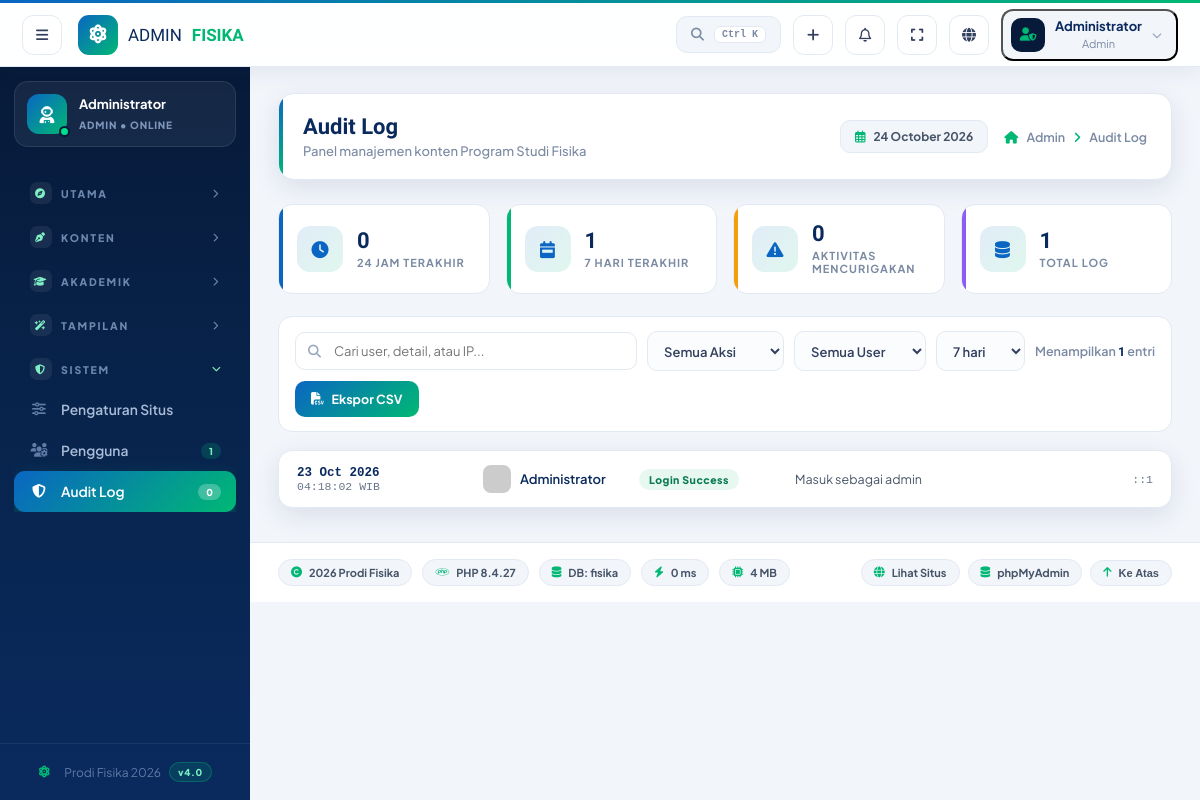
Screenshot of /admin/logs.php (signed in) with the database file from the repository.
### tables this page shows
CREATE TABLE `admin_logs` (
  `id` int(11) NOT NULL,
  `user_id` int(11) NOT NULL DEFAULT '0',
  `user_name` varchar(100) NOT NULL DEFAULT 'tamu',
  `action` varchar(60) NOT NULL,
  `detail` varchar(500) NOT NULL DEFAULT '',
  `ip` varchar(45) NOT NULL DEFAULT '',
  `ua` varchar(255) NOT NULL DEFAULT '',
  `created_at` timestamp NULL DEFAULT CURRENT_TIMESTAMP
);

### config/config.php (called while the page is built, shortened)
<?php
function q(mysqli $conn, string $sql): array {
    try {
        $r = $conn->query($sql);
        return $r ? $r->fetch_all(MYSQLI_ASSOC) : [];
    } catch (Throwable $e) {
        if (ENVIRONMENT === 'development') {
            error_log('Query error: ' . $e->getMessage() . ' | SQL: ' . $sql);
        }
        return [];
    }
}
function q1(mysqli $conn, string $sql): ?array {
    return q($conn, $sql)[0] ?? null;
}
function qp(mysqli $conn, string $sql, string $types = '', array $params = []): array {
    try {
        $stmt = $conn->prepare($sql);
        if ($params !== []) $stmt->bind_param($types, ...$params);
        $stmt->execute();
        $r = $stmt->get_result();
        return $r ? $r->fetch_all(MYSQLI_ASSOC) : [];
    } catch (Throwable $e) {
        if (ENVIRONMENT === 'development') {
            error_log('Prepared query error: ' . $e->getMessage() . ' | SQL: ' . $sql);
        }
        return [];
    }
}
function e($v): string { return htmlspecialchars((string)$v, ENT_QUOTES, 'UTF-8'); }

### admin/logs.php (the view, shortened to what this page needs)
<?php
require_once __DIR__ . '/../config/config.php';
$fQ    = trim($_GET['q'] ?? '');
$fAct  = trim($_GET['act'] ?? '');
$fUser = trim($_GET['user'] ?? '');
$fDays = (int)($_GET['days'] ?? 7);
$per   = 25;
$page  = max(1, (int)($_GET['hal'] ?? 1));
$off   = ($page - 1) * $per;
$where = " WHERE created_at >= (NOW() - INTERVAL ? DAY)"; $params = [$fDays]; $types = 'i';
$total = (int)(qp($conn, "SELECT COUNT(*) AS c FROM admin_logs$where", $types, $params)[0]['c'] ?? 0);
$list  = qp($conn, "SELECT * FROM admin_logs$where ORDER BY created_at DESC LIMIT ? OFFSET ?", $types.'ii', array_merge($params, [$per,$off]));
require_once __DIR__ . '/includes/header.php';
?>
<?php
$stat24h = (int)(q1($conn, "SELECT COUNT(*) AS c FROM admin_logs WHERE created_at >= (NOW() - INTERVAL 1 DAY)")['c'] ?? 0);
$stat7d  = (int)(q1($conn, "SELECT COUNT(*) AS c FROM admin_logs WHERE created_at >= (NOW() - INTERVAL 7 DAY)")['c'] ?? 0);
$statFail= (int)(q1($conn, "SELECT COUNT(*) AS c FROM admin_logs WHERE action IN ('login_failed','login_throttled','unauth_access')")['c'] ?? 0);
$statTotal = (int)(q1($conn, "SELECT COUNT(*) AS c FROM admin_logs")['c'] ?? 0);
?>
<div class="alg-hero">
  <div class="alg-card c1"><span class="ic"><i class="fa-solid fa-clock"></i></span><div><b><?= $stat24h ?></b><small>24 Jam Terakhir</small></div></div>
  <div class="alg-card c2"><span class="ic"><i class="fa-solid fa-calendar-week"></i></span><div><b><?= $stat7d ?></b><small>7 Hari Terakhir</small></div></div>
  <div class="alg-card c3"><span class="ic"><i class="fa-solid fa-triangle-exclamation"></i></span><div><b><?= $statFail ?></b><small>Aktivitas Mencurigakan</small></div></div>
  <div class="alg-card c4"><span class="ic"><i class="fa-solid fa-database"></i></span><div><b><?= number_format($statTotal) ?></b><small>Total Log</small></div></div>
</div>
<form class="alg-filter" method="get">
  <div class="alg-search">
    <i class="fa-solid fa-magnifying-glass"></i>
    <input type="text" name="q" value="<?= e($fQ) ?>" placeholder="Cari user, detail, atau IP...">
  </div>
  <select name="act" class="alg-select">
    <option value="">Semua Aksi</option>
  </select>
  <select name="user" class="alg-select">
    <option value="">Semua User</option>
  </select>
  <select name="days" class="alg-select" onchange="this.form.submit()">
    <option value="7"  <?= $fDays===7?'selected':'' ?>>7 hari</option>
  </select>
  <span class="alg-info">Menampilkan <b><?= $total ?></b> entri</span>
  <a href="?export=csv<?= $fQ?'&q='.urlencode($fQ):'' ?><?= $fAct?'&act='.urlencode($fAct):'' ?><?= $fUser?'&user='.urlencode($fUser):'' ?>&days=<?= $fDays ?>" class="btn-small"><i class="fa-solid fa-file-csv"></i> Ekspor CSV</a>
</form>
<div class="alg-list">
  <?php if (!$list): ?>
  <div class="alg-empty">
    <i class="fa-solid fa-clipboard-list"></i>
    <h4 style="color:var(--blue-dark);margin:0 0 6px">Belum ada log pada rentang ini</h4>
    <p style="margin:0;font-size:13px">Coba perluaskan rentang tanggal atau ubah filter.</p>
  </div>
  <?php else: foreach ($list as $r):
    $isGuest = $r['user_name'] === 'tamu';
    $avaUrl = "https://ui-avatars.com/api/?name=" . urlencode($r['user_name']) . "&background=0a66c2&color=fff&size=56&bold=true";
    $actClass = match(true){
      in_array($r['action'], ['login_failed','login_throttled','unauth_access','delete_user']) => 'danger',
      in_array($r['action'], ['delete','hapus','logout']) => 'warn',
      in_array($r['action'], ['login_success','simpan','tambah','update']) => 'ok',
      default => 'info',
    };
    $actionLabel = ucwords(str_replace('_',' ',$r['action'])); ?>
  <div class="alg-row">
    <div class="time"><b><?= date('d M Y', strtotime($r['created_at'])) ?></b><?= date('H:i:s', strtotime($r['created_at'])) ?> WIB</div>
    <div class="user <?= $isGuest ? 'guest' : '' ?>">
      <img src="<?= $avaUrl ?>" alt="">
      <span><?= e($r['user_name']) ?></span>
    </div>
    <span class="action <?= $actClass ?>"><?= e($actionLabel) ?></span>
    <div class="detail" title="<?= e($r['detail']) ?>"><?= e($r['detail'] ?: '-') ?></div>
    <div class="ip"><?= e($r['ip']) ?></div>
  </div>
  <?php endforeach; endif; ?>
</div>
<?php require_once __DIR__ . '/includes/footer.php'; ?>

### assets/admin/css/admin.css (style rules this page uses)
:root { --blue:#0a66c2; --blue-dark:#0a2a5e; --blue-deep:#071a39; --green:#00b874; --black:#0b0f14; --gray:#f2f5fa; --line:#e3e9f2; --grad:linear-gradient(135deg,#0a66c2 0%,#00b874 100%); --body:'Plus Jakarta Sans',system-ui,sans-serif; --display:'Sora',sans-serif; --shadow:0 8px 26px rgba(10,42,94,.10); }
* { margin:0;padding:0;box-sizing:border-box }
body { font-family:var(--body);background:var(--gray);color:#1c2b45 }
a { text-decoration:none;color:inherit }
img { max-width:100% }
.btn-small { display:inline-flex;align-items:center;gap:8px;background:var(--grad);color:#fff;font-weight:700;font-size:12.5px;padding:10px 16px;border-radius:10px;border:0;cursor:pointer;transition:.25s }

### admin/logs.php (style rules this page uses)
.alg-hero { display:grid;grid-template-columns:repeat(4,1fr);gap:16px;margin-bottom:22px }
.alg-card { background:#fff;border:1px solid var(--line);border-radius:14px;padding:18px;display:flex;gap:14px;align-items:center;position:relative;overflow:hidden;transition:.3s }
.alg-card::after { content:'';position:absolute;left:0;top:0;bottom:0;width:4px;background:var(--c,var(--grad)) }
.alg-card .ic { width:46px;height:46px;border-radius:13px;background:linear-gradient(135deg,rgba(10,102,194,.12),rgba(0,184,116,.12));display:grid;place-items:center;color:var(--blue);font-size:17px;flex:none;transition:.3s }
.alg-card b { font-family:var(--display);font-size:22px;color:var(--blue-dark);display:block;line-height:1 }
.alg-card small { color:#7b8aa3;font-size:11px;font-weight:700;letter-spacing:1px;text-transform:uppercase;margin-top:4px;display:block }
.alg-card.c1 { --c:#0a66c2 }
.alg-card.c2 { --c:#00b874 }
.alg-card.c3 { --c:#f59e0b }
.alg-card.c4 { --c:#8b5cf6 }
.alg-filter { background:#fff;border:1px solid var(--line);border-radius:14px;padding:14px 16px;display:flex;align-items:center;gap:10px;flex-wrap:wrap;margin-bottom:18px }
.alg-search { position:relative;flex:1;min-width:220px }
.alg-search i { position:absolute;left:13px;top:50%;transform:translateY(-50%);color:#9aa8bf;font-size:13px }
.alg-search input { width:100%;padding:10px 13px 10px 38px;border:1.6px solid var(--line);border-radius:10px;font-family:var(--body);font-size:13px;outline:0;transition:.25s }
.alg-select { padding:10px 12px;border:1.6px solid var(--line);border-radius:10px;font-family:var(--body);font-size:13px;font-weight:600;color:#33415e;background:#fbfcfe;outline:0;cursor:pointer }
.alg-info { font-size:12.5px;color:#7b8aa3;font-weight:600;margin-left:auto }
.alg-info b { color:var(--blue-dark);font-family:var(--display) }
.alg-list { background:#fff;border:1px solid var(--line);border-radius:14px;overflow:hidden;box-shadow:var(--shadow) }
.alg-row { display:grid;grid-template-columns:170px 140px 140px 1fr 130px;gap:16px;padding:14px 18px;border-bottom:1px solid var(--line);align-items:center;transition:.2s;font-size:13px }
.alg-row:last-child { border-bottom:0 }
.alg-row .time { font-family:'SFMono-Regular',Consolas,monospace;font-size:11.5px;color:#68758a }
.alg-row .time b { display:block;color:var(--blue-dark);font-size:12.5px }
.alg-row .user { display:flex;align-items:center;gap:9px;font-weight:600;color:var(--blue-dark) }
.alg-row .user img { width:28px;height:28px;border-radius:8px }
.alg-row .action { display:inline-flex;align-items:center;gap:6px;padding:4px 10px;border-radius:99px;font-size:10.5px;font-weight:800;letter-spacing:.5px;white-space:nowrap;width:fit-content }
.alg-row .action.ok { background:#e7f8f1;color:#0a7a52 }
.alg-row .detail { color:#475569;font-size:12.5px;line-height:1.5;overflow:hidden;text-overflow:ellipsis;white-space:nowrap }
.alg-row .ip { font-family:'SFMono-Regular',Consolas,monospace;font-size:11.5px;color:#68758a;text-align:right }

### rows the page displays
admin_logs: created_at "23 Oct 2026", created_at "04:18:02", user_name "Administrator", action "Login Success", detail "Masuk sebagai admin", ip "::1"

### other values shown
$_SESSION['admin_name'] "Administrator"
$_SESSION['admin_role'] "Admin"
$_SESSION['admin_role'] "ADMIN"
$g[0] "UTAMA"
$g[0] "KONTEN"
$g[0] "AKADEMIK"
$g[0] "TAMPILAN"
$g[0] "SISTEM"
$n[2] "Pengaturan Situs"
$n[2] "Pengguna"
$n[3] "1"
$n[2] "Audit Log"
$n[3] "0"
$TITLE "Audit Log"
$SUB[$ACTIVE] "Panel manajemen konten Program Studi Fisika"
